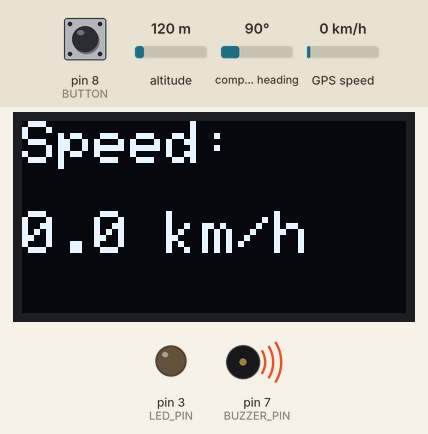
A sketch run on a simulated Arduino Uno, built with avr-gcc and run on an emulated ATmega328P. Shown: 128×64 one-colour display, output pins drawn as LEDs (lit = HIGH), buzzer (waves = sounding, pin HIGH). The test bench sets the inputs (shaded band); at power-on: GPS speed 0 km/h, pin 8 (BUTTON) HIGH, altitude 120 m, compass heading 90°. The GPS gets a fix after 3 s at 37.7749, -122.4194 with 8 satellites; what the sketch prints to the serial monitor is not drawn.

Above: at 3.7 s.
3.8 s: GPS speed set to 14 km/h
At 5.0 s:
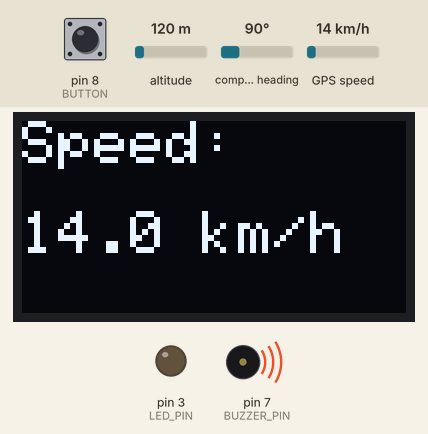
5.6 s: GPS speed set to 17 km/h
At 6.5 s:
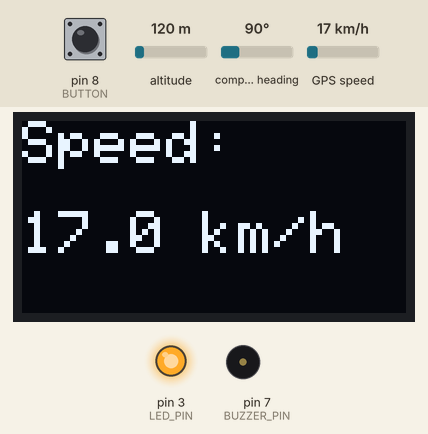
7.6 s: GPS speed set to 2 km/h
At 9.2 s:
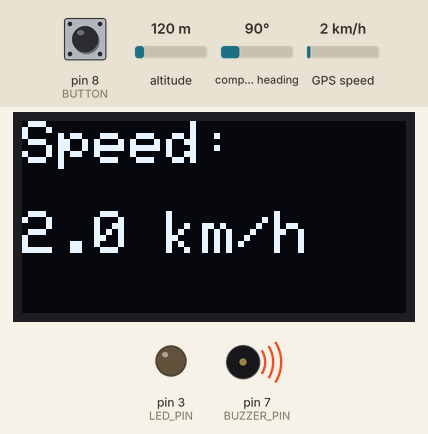
9.6 s: pin 8 (BUTTON) pulled LOW for 1 s
At 10.9 s:
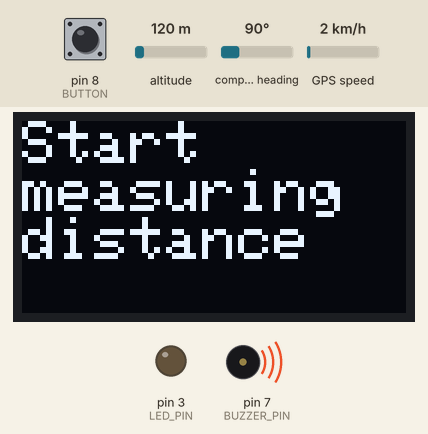
14.6 s: pin 8 (BUTTON) pulled LOW for 3.2 s
At 17.1 s:
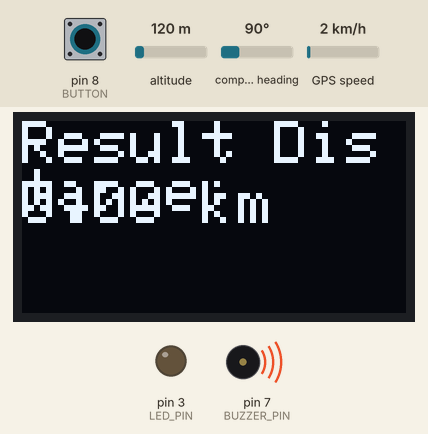
21.8 s: pin 8 (BUTTON) pulled LOW for 0.15 s
At 22.08 s:
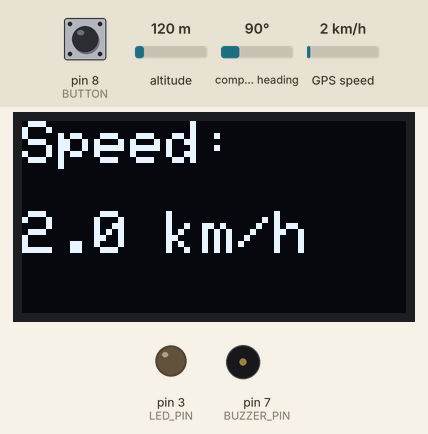
Timing chart, 0 to 24.8 s (numbered marks = the images above; inputs shaded):
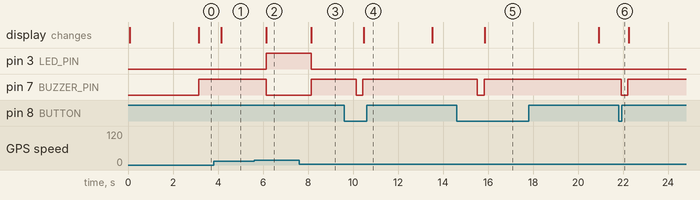

Measured:
- the behaviour switches between 15 and 16 km/h on GPS speed (found by bisection; images 1 and 2)
- after the input at 3.8 s, the display: changes after 0.34 s (image 1)
- after the input at 5.6 s, pin 3 (LED_PIN): LOW → HIGH after 0.54 s; pin 7 (BUZZER_PIN): HIGH → LOW after 0.54 s; the display: changes after 0.54 s (image 2)
- after the input at 7.6 s, pin 3 (LED_PIN): HIGH → LOW after 0.54 s; pin 7 (BUZZER_PIN): LOW → HIGH after 0.54 s; the display: changes after 0.54 s (image 3)
- after the input at 9.6 s, pin 7 (BUZZER_PIN): HIGH → LOW after 0.54 s, → HIGH 0.30 s later; the display: changes after 0.87 s (image 4)
- after the input at 14.6 s, pin 7 (BUZZER_PIN): HIGH → LOW after 0.93 s, → HIGH 0.30 s later; the display: changes after 1.3 s (image 5)
- after the input at 21.8 s, pin 7 (BUZZER_PIN): HIGH → LOW after 0.12 s, → HIGH 0.30 s later

The sketch:

SpeedMonitorCode.ino
```cpp
#include <Wire.h>
#include <Adafruit_GFX.h>
#include <Adafruit_SSD1306.h>
#include <SoftwareSerial.h>
#include <TinyGPS++.h>

#define SCREEN_WIDTH 128
#define SCREEN_HEIGHT 64
#define OLED_RESET    -1
Adafruit_SSD1306 display(SCREEN_WIDTH, SCREEN_HEIGHT, &Wire, OLED_RESET);

TinyGPSPlus gps;
SoftwareSerial gpsSerial(0, 1);  // RX, TX

#define BUZZER_PIN 7   // Buzzer
#define BUTTON 8  // ปุ่มวัดระยะทาง
#define LED_PIN 3

double lastlatitude = 0, lastlongtitude = 0;
double totaldistance = 0;

bool isMeasuring = false;

void setup() {
  Serial.begin(9600);
  gpsSerial.begin(9600);


  if (gps.location.isUpdated()) {
  Serial.println("GPS location updated.");

} else {
  Serial.println("Waiting for GPS signal...");
}

  if (!gps.location.isValid()) {
  display.clearDisplay();
  display.setCursor(0, 0);
  display.println("Waiting for GPS...");
  display.display();
}

  if (!display.begin(SSD1306_SWITCHCAPVCC, 0x3C)) {
    Serial.println(F("Failed to initialize OLED"));
    for(;;);
  }

  display.clearDisplay();
  display.setTextSize(2);
  display.setTextColor(WHITE);
  display.setCursor(0, 10);
  display.println(F("Speed     monitor"));
  display.display();
  delay(2000);


  pinMode(BUZZER_PIN, OUTPUT);
  pinMode(BUTTON, INPUT_PULLUP);
  pinMode(LED_PIN, OUTPUT);
}

void loop() {
  while (gpsSerial.available()) {
    gps.encode(gpsSerial.read());

    if (gps.location.isUpdated()) {
      //for calcualtion
      double currentlatitude = gps.location.lat();
      double currentlongtitude = gps.location.lng();

      double speed = gps.speed.kmph();  // รับความเร็วปัจจุบัน
      display.clearDisplay();
      display.setTextSize(2);
      display.setCursor(0, 0);
      display.print("Speed: ");
      display.setCursor(0, 30);
      display.print(speed, 1);
      display.print(" km/h");
      Serial.println(speed);
      Serial.print(" km/h");

      Serial.print("Latitude= ");
      Serial.print(gps.location.lat(), 6);
      Serial.print(" Longitude= ");
      Serial.println(gps.location.lng(), 6);
      display.display();

      if (speed > 15) {
        digitalWrite(BUZZER_PIN, LOW);  // เปิด buzzer
        digitalWrite(LED_PIN, HIGH);
      } else {
        digitalWrite(BUZZER_PIN, HIGH);   // ปิด buzzer
        digitalWrite(LED_PIN, LOW);
      }

      if(lastlatitude != 0 && lastlongtitude != 0 && isMeasuring){
        double distance = gps.distanceBetween(lastlatitude, lastlongtitude, currentlatitude, currentlongtitude)/1000; //calculate distance to km
        totaldistance += distance;
        Serial.print(" distance= ");
        Serial.println(totaldistance);
      }

      //update lastposition
      lastlatitude = currentlatitude;
      lastlongtitude = currentlongtitude;

      // วัดระยะทางเมื่อกดปุ่ม
      int state = digitalRead(BUTTON);
      if (state == 0 && !isMeasuring) {

        // บันทึกพิกัดเริ่มต้น
        totaldistance = 0;
        isMeasuring = true;
        digitalWrite(BUZZER_PIN, LOW);
        delay(300);
        digitalWrite(BUZZER_PIN, HIGH);
        display.clearDisplay();
        display.setTextSize(2);
        display.setCursor(0, 0);
        display.print("Start     measuring distance");
        Serial.println("Start measuring distance...");
        display.display();
        delay(3000);
      }else if (state == 0 && isMeasuring) {
        // บันทึกพิกัดปลายทาง
        isMeasuring = false;
        Serial.println("Stop measuring distance...");
        digitalWrite(BUZZER_PIN, LOW);
        delay(300);
        digitalWrite(BUZZER_PIN, HIGH);


        display.clearDisplay();
        display.setTextSize(2);
        display.setCursor(0, 0);
        display.print("Result Distance:");
        display.setCursor(0, 20);
        display.print(totaldistance, 2);
        display.print(" km");
        display.display();

        Serial.print("Result Distance: ");
        Serial.print(totaldistance, 2);
        Serial.println(" km");

        delay(5000);
      }
    }
  }
}
```
